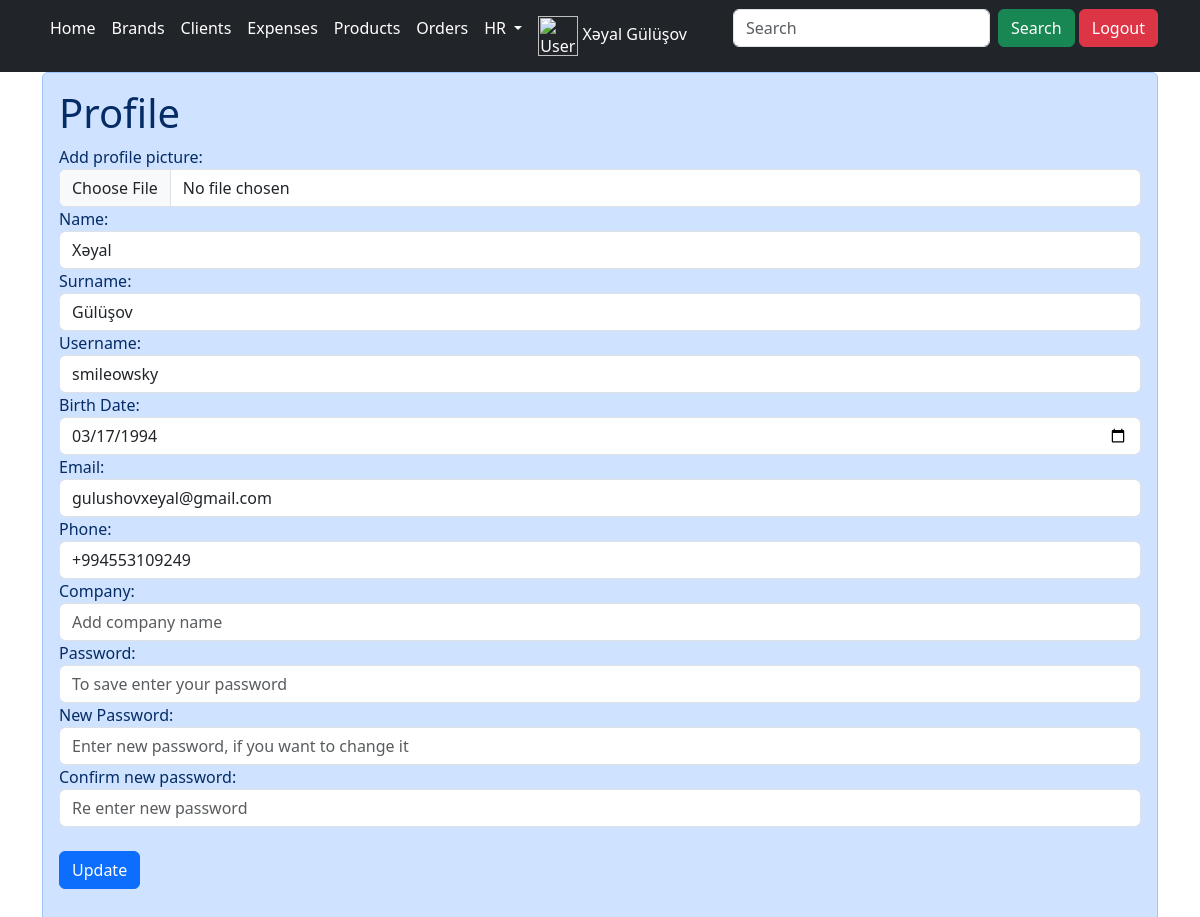
/user_profile (signed in), run on the app's committed database.
### main/models.py (models this page shows)
class myUser(AbstractUser):
    profile_photo = models.ImageField(upload_to='media/', blank=True, null=True)
    comp_name = models.CharField(max_length=20)
    birth_date = models.DateField()
    phone = models.CharField(max_length=15)

### main/views.py (the view)
# urls.py: path('user_profile', views.user_profile, name='user_profile'),
def user_profile(request):
    return render(request, 'profile.html')

### main/templates/profile.html (shortened to what this page needs)
{% extends 'layout.html' %}
{% block 'content' %}
<div class="alert alert-primary" role="alert">
    <h1>Profile</h1>
    <form method="post" enctype="multipart/form-data" action="{% url 'user_profile_update' %}">
        Add profile picture:
        <input type="file" name="p_photo" class="form-control">
        Name:
        <input type="text" name="name" value="{{request.user.first_name}}" class="form-control">
        Surname:
        <input type="text" name="surname" value="{{request.user.last_name}}" class="form-control">
        Username:
        <input type="text" name="user_name" value="{{request.user.username}}" class="form-control">
        Birth Date:
        <input type="date" name="u_birth" value="{{request.user.birth_date | date:'Y-m-d'}}" class="form-control">
        Email:
        <input type="email" name="email" value="{{request.user.email}}" class="form-control">
        Phone:
        <input type="tel" name="tel_n" value="{{request.user.phone}}" placeholder="Add phone number"
            class="form-control">
        Company:
        <input type="text" name="company_n" value="{{request.user.comp_name}}" placeholder="Add company name"
            class="form-control">
        Password:
        <input type="password" name="password" placeholder="To save enter your password" class="form-control">
        New Password:
        <input type="password" name="n_password" placeholder="Enter new password, if you want to change it"
            class="form-control">
        Confirm new password:
        <input type="password" name="c_password" placeholder="Re enter new password" class="form-control"><br>
        <button name="update" class="btn btn-primary">Update</button>
    </form>
</div>
{% endblock %}

### main/templates/layout.html (shortened to what this page needs)
{%load static %}
{%if request.user.is_authenticated%}
<link href="https://cdn.jsdelivr.net/npm/bootstrap@5.3.2/dist/css/bootstrap.min.css" rel="stylesheet">
<link rel="stylesheet" href="https://cdn.jsdelivr.net/npm/bootstrap-icons@1.10.5/font/bootstrap-icons.css">
<link href="https://cdn.jsdelivr.net/npm/bootstrap@5.3.2/dist/css/bootstrap.min.css" rel="stylesheet">
<nav class="navbar navbar-expand-lg navbar-dark bg-dark fixed-top">
    <div class="container">
      <div class="collapse navbar-collapse" id="navbarSupportedContent">
        <ul class="navbar-nav me-auto mb-2 mb-lg-0">
          <li class="nav-item">
            <a class="nav-link active" aria-current="page" href="{% url 'home' %}">Home</a>
          </li>
          <li class="nav-item">
            <a class="nav-link active" aria-current="page" href="{% url 'brand' %}">Brands</a>
          </li>
          <li class="nav-item">
            <a class="nav-link active" aria-current="page" href="{% url 'client' %}">Clients</a>
          </li>
          <li class="nav-item">
            <a class="nav-link active" aria-current="page" href="{% url 'expens' %}">Expenses</a>
          </li>
          <li class="nav-item">
            <a class="nav-link active" aria-current="page" href="{% url 'products' %}">Products</a>
          </li>
          <li class="nav-item">
            <a class="nav-link active" aria-current="page" href="{% url 'orders' %}">Orders</a>
          </li>
          <li class="nav-item dropdown">
            <a class="nav-link active dropdown-toggle" href="#" role="button" data-bs-toggle="dropdown" aria-expanded="false">
            HR
          </a>
        </li>
        <li class="nav-item">
            <a class="nav-link active" aria-current="page" href="{% url 'user_profile' %}">
              <img src="{% if request.user.profile_photo == '' %}/uploads/default_profile_pic.png{% else %} {{ request.user.profile_photo }} {% endif %}" alt="User Profile Photo" style="width: 40px; height: 40px;">
              {{ request.user.first_name }} {{ request.user.last_name }}
            </a>
        </li>
        </ul>
        <form class="d-flex" method="post" action="#table">
            <input class="form-control me-2" type="text" placeholder="Search" name="question" aria-label="Search">
            <button class="btn btn-success" type="submit" name="search">Search</button> &nbsp;
        </form>
        <form class="d-flex" role="search" method="post" action="{% url 'logout_user' %}">
          <button class="btn btn-danger my-2 my-sm-0" type="logout" name="Logout">Logout</button>
        </form>
      </div>
    </div>
  </nav>
<div class="container">
<br><br><br>
{% block 'content' %}
{% endblock %}
</div>
{%else%}
<meta http-equiv="refresh" content="0; URL={%url 'home'%}">
{%endif%}

### data on the page
myUser: user.first_name "Xəyal", user.last_name "Gülüşov", name "Xəyal", surname "Gülüşov", user_name "smileowsky", u_birth "03/17/1994", email "gulushovxeyal@gmail.com", tel_n "+994553109249"
